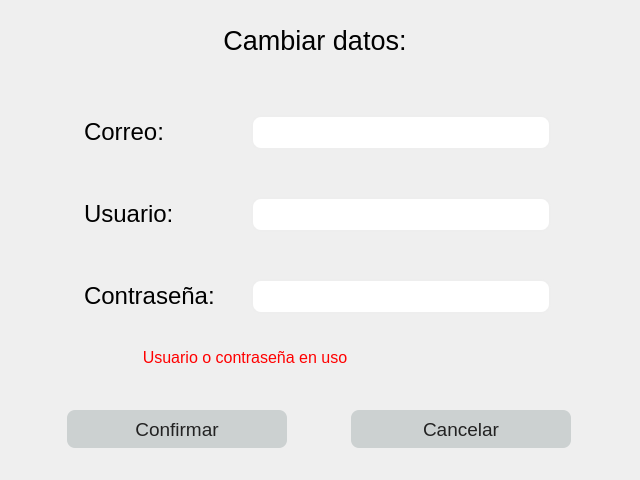
<?xml version="1.0" encoding="UTF-8"?>
<ui version="4.0">
 <class>Form</class>
 <widget class="QWidget" name="Form">
  <property name="geometry">
   <rect>
    <x>0</x>
    <y>0</y>
    <width>640</width>
    <height>480</height>
   </rect>
  </property>
  <property name="windowTitle">
   <string>Cambio de datos</string>
  </property>
  <property name="styleSheet">
   <string notr="true">background:&quot;#222&quot;; color: &quot;#eee&quot;</string>
  </property>
  <widget class="QWidget" name="horizontalLayoutWidget">
   <property name="geometry">
    <rect>
     <x>10</x>
     <y>10</y>
     <width>611</width>
     <height>61</height>
    </rect>
   </property>
   <layout class="QHBoxLayout" name="horizontalLayout">
    <item alignment="Qt::AlignHCenter">
     <widget class="QLabel" name="label">
      <property name="minimumSize">
       <size>
        <width>250</width>
        <height>50</height>
       </size>
      </property>
      <property name="maximumSize">
       <size>
        <width>250</width>
        <height>50</height>
       </size>
      </property>
      <property name="font">
       <font>
        <family>Arial</family>
        <pointsize>20</pointsize>
       </font>
      </property>
      <property name="text">
       <string>Cambiar datos:</string>
      </property>
      <property name="alignment">
       <set>Qt::AlignCenter</set>
      </property>
     </widget>
    </item>
   </layout>
  </widget>
  <widget class="QWidget" name="gridLayoutWidget">
   <property name="geometry">
    <rect>
     <x>77</x>
     <y>70</y>
     <width>481</width>
     <height>291</height>
    </rect>
   </property>
   <layout class="QGridLayout" name="gridLayout">
    <property name="horizontalSpacing">
     <number>0</number>
    </property>
    <property name="verticalSpacing">
     <number>2</number>
    </property>
    <item row="2" column="1">
     <widget class="QLineEdit" name="password_input">
      <property name="minimumSize">
       <size>
        <width>300</width>
        <height>35</height>
       </size>
      </property>
      <property name="maximumSize">
       <size>
        <width>300</width>
        <height>35</height>
       </size>
      </property>
      <property name="styleSheet">
       <string notr="true">background-color:'#222'; 
color: '#eee'; 
padding: 4px;
border-radius: 10px;
border: 2px solid #eee</string>
      </property>
      <property name="echoMode">
       <enum>QLineEdit::Password</enum>
      </property>
      <property name="placeholderText">
       <string/>
      </property>
     </widget>
    </item>
    <item row="1" column="1">
     <widget class="QLineEdit" name="usuario_input">
      <property name="minimumSize">
       <size>
        <width>300</width>
        <height>35</height>
       </size>
      </property>
      <property name="maximumSize">
       <size>
        <width>300</width>
        <height>35</height>
       </size>
      </property>
      <property name="styleSheet">
       <string notr="true">background-color:'#222'; 
color: '#eee'; 
padding: 4px;
border-radius: 10px;
border: 2px solid #eee</string>
      </property>
      <property name="placeholderText">
       <string/>
      </property>
     </widget>
    </item>
    <item row="0" column="0">
     <widget class="QLabel" name="label_3">
      <property name="minimumSize">
       <size>
        <width>160</width>
        <height>30</height>
       </size>
      </property>
      <property name="maximumSize">
       <size>
        <width>160</width>
        <height>30</height>
       </size>
      </property>
      <property name="font">
       <font>
        <family>Arial</family>
        <pointsize>18</pointsize>
       </font>
      </property>
      <property name="text">
       <string>Correo:</string>
      </property>
      <property name="alignment">
       <set>Qt::AlignLeading|Qt::AlignLeft|Qt::AlignVCenter</set>
      </property>
     </widget>
    </item>
    <item row="2" column="0">
     <widget class="QLabel" name="label_4">
      <property name="minimumSize">
       <size>
        <width>160</width>
        <height>30</height>
       </size>
      </property>
      <property name="maximumSize">
       <size>
        <width>160</width>
        <height>30</height>
       </size>
      </property>
      <property name="font">
       <font>
        <family>Arial</family>
        <pointsize>18</pointsize>
       </font>
      </property>
      <property name="text">
       <string>Contraseña:</string>
      </property>
      <property name="alignment">
       <set>Qt::AlignLeading|Qt::AlignLeft|Qt::AlignVCenter</set>
      </property>
     </widget>
    </item>
    <item row="1" column="0">
     <widget class="QLabel" name="label_2">
      <property name="minimumSize">
       <size>
        <width>160</width>
        <height>30</height>
       </size>
      </property>
      <property name="maximumSize">
       <size>
        <width>160</width>
        <height>30</height>
       </size>
      </property>
      <property name="font">
       <font>
        <family>Arial</family>
        <pointsize>18</pointsize>
       </font>
      </property>
      <property name="text">
       <string>Usuario:</string>
      </property>
      <property name="alignment">
       <set>Qt::AlignLeading|Qt::AlignLeft|Qt::AlignVCenter</set>
      </property>
     </widget>
    </item>
    <item row="0" column="1">
     <widget class="QLineEdit" name="correo_input">
      <property name="minimumSize">
       <size>
        <width>300</width>
        <height>35</height>
       </size>
      </property>
      <property name="maximumSize">
       <size>
        <width>300</width>
        <height>35</height>
       </size>
      </property>
      <property name="styleSheet">
       <string notr="true">background-color:'#222'; 
color: '#eee'; 
padding: 4px;
border-radius: 10px;
border: 2px solid #eee</string>
      </property>
      <property name="placeholderText">
       <string/>
      </property>
     </widget>
    </item>
   </layout>
  </widget>
  <widget class="QWidget" name="horizontalLayoutWidget_2">
   <property name="geometry">
    <rect>
     <x>9</x>
     <y>379</y>
     <width>621</width>
     <height>101</height>
    </rect>
   </property>
   <layout class="QHBoxLayout" name="horizontalLayout_2">
    <item>
     <widget class="QPushButton" name="confirmar_btn">
      <property name="minimumSize">
       <size>
        <width>220</width>
        <height>38</height>
       </size>
      </property>
      <property name="maximumSize">
       <size>
        <width>220</width>
        <height>38</height>
       </size>
      </property>
      <property name="font">
       <font>
        <family>Arial</family>
        <pointsize>14</pointsize>
       </font>
      </property>
      <property name="cursor">
       <cursorShape>PointingHandCursor</cursorShape>
      </property>
      <property name="styleSheet">
       <string notr="true">background-color:#ccd1d1; color: #222; border-radius: 8px</string>
      </property>
      <property name="text">
       <string>Confirmar</string>
      </property>
     </widget>
    </item>
    <item>
     <widget class="QPushButton" name="cancelar_btn">
      <property name="minimumSize">
       <size>
        <width>220</width>
        <height>38</height>
       </size>
      </property>
      <property name="maximumSize">
       <size>
        <width>220</width>
        <height>38</height>
       </size>
      </property>
      <property name="font">
       <font>
        <family>Arial</family>
        <pointsize>14</pointsize>
       </font>
      </property>
      <property name="cursor">
       <cursorShape>PointingHandCursor</cursorShape>
      </property>
      <property name="styleSheet">
       <string notr="true">background-color:#ccd1d1; color: #222; border-radius: 8px</string>
      </property>
      <property name="text">
       <string>Cancelar</string>
      </property>
     </widget>
    </item>
   </layout>
  </widget>
  <widget class="QLabel" name="warning_lbl">
   <property name="geometry">
    <rect>
     <x>80</x>
     <y>350</y>
     <width>330</width>
     <height>15</height>
    </rect>
   </property>
   <property name="minimumSize">
    <size>
     <width>330</width>
     <height>15</height>
    </size>
   </property>
   <property name="maximumSize">
    <size>
     <width>330</width>
     <height>15</height>
    </size>
   </property>
   <property name="font">
    <font>
     <family>Arial</family>
     <pointsize>12</pointsize>
    </font>
   </property>
   <property name="styleSheet">
    <string notr="true">color: red</string>
   </property>
   <property name="text">
    <string>Usuario o contraseña en uso</string>
   </property>
   <property name="alignment">
    <set>Qt::AlignCenter</set>
   </property>
  </widget>
 </widget>
 <resources/>
 <connections/>
</ui>
